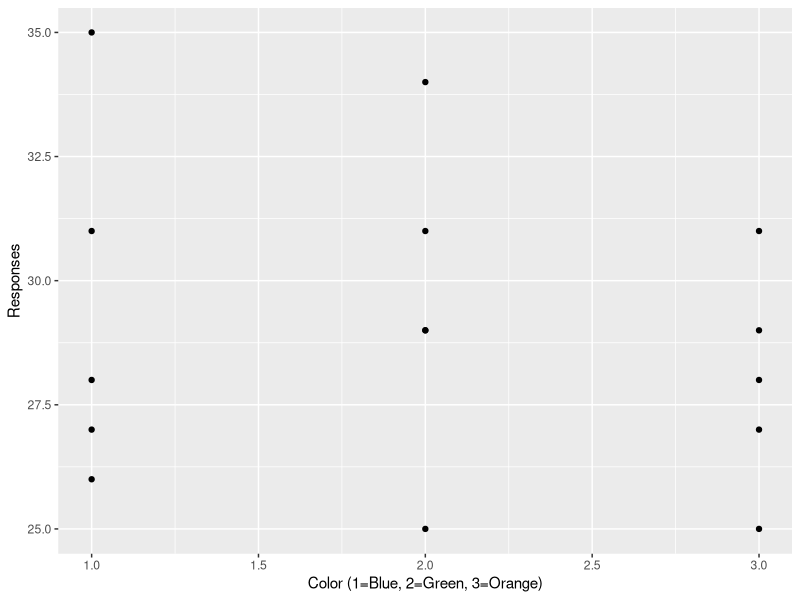

Here is the R script that generated this plot:
## ---- chunk 1
library(ggplot2)
library(dplyr)

Y1 <- c(28, 26, 31, 27, 35)
Y2 <-  c(34, 29, 25, 31, 29)
Y3 <- c(31, 25, 27, 29, 28)

# Sample size in each groups
n1 = length(Y1); n2 = length(Y2); n3 = length(Y3);

# create data frame for this data
df <- data.frame("color"=rep(c(1, 2, 3), c(n1, n2, n3)) , "resp"= c(Y1, Y2, Y3))

# Visualize
df %>%
  ggplot() +
  geom_point(aes(x=color, y=resp)) +
  xlab("Color (1=Blue, 2=Green, 3=Orange)") +
  ylab("Responses")
